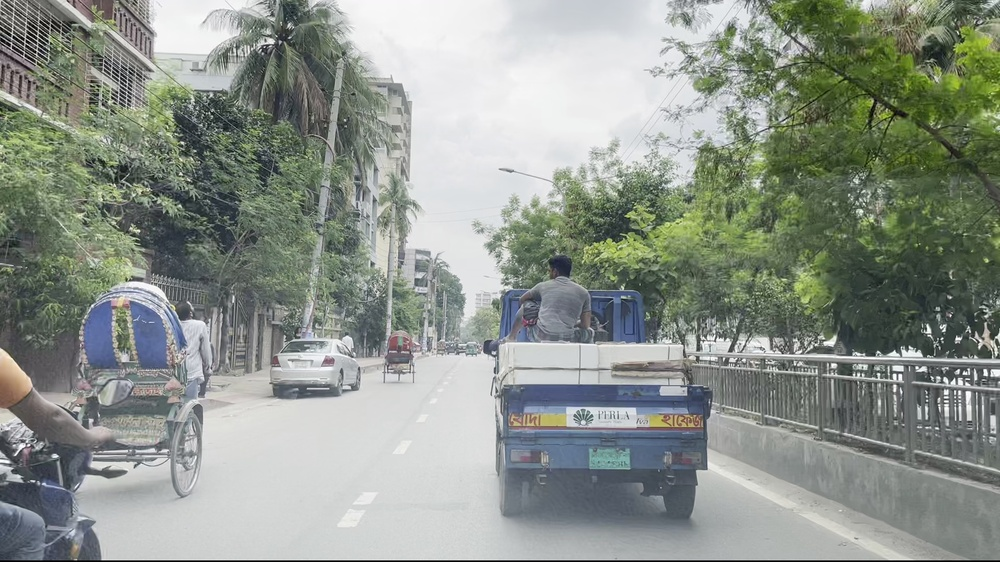
#> input picture Project1/box draw/train4.jpg, 1000 x 562 px, shrunk from 1920 x 1080 before the run
$ python crop.py
#> lines starting #> are read from the running program, lines starting #| are printed output that depends on the picture
import cv2
import os

# ----------------------------
# Files
# ----------------------------
image_path = "train4.jpg"
label_path = "train4.txt"
classes_path = "classes.txt"

output_folder = "output"

# ----------------------------
# Read classes
# ----------------------------
with open(classes_path, "r") as f:
#> (reads Project1/box draw/classes.txt from the repository)
    classes = [line.strip() for line in f.readlines()]

# ----------------------------
# Load image
# ----------------------------
image = cv2.imread(image_path)
#> image is the input picture: shape (562, 1000, 3); mean B, G, R 139.8, 148.1, 141.3

height, width = image.shape[:2]
#> height = 562; width = 1000

# ----------------------------
# Read labels
# ----------------------------
with open(label_path, "r") as f:
#> (reads Project1/box draw/train4.txt from the repository)
    labels = f.readlines()

# Counter for filenames
counter = {}

# ----------------------------
# Crop each object
# ----------------------------
for label in labels:

    class_id, x_center, y_center, box_w, box_h = map(float, label.split())

    class_id = int(class_id)
    class_name = classes[class_id]

    # Create class folder
    class_folder = os.path.join(output_folder, class_name)
    os.makedirs(class_folder, exist_ok=True)

    # Convert normalized YOLO coordinates to pixels
    x_center *= width
    y_center *= height
    box_w *= width
    box_h *= height

    x1 = int(x_center - box_w / 2)
    y1 = int(y_center - box_h / 2)
    x2 = int(x_center + box_w / 2)
    y2 = int(y_center + box_h / 2)

    # Prevent going outside image
    x1 = max(0, x1)
    y1 = max(0, y1)
    x2 = min(width, x2)
    y2 = min(height, y2)

    # Crop image
    crop = image[y1:y2, x1:x2]

    # Skip empty crops
    if crop.size == 0:
        continue

    # Filename counter
    counter[class_name] = counter.get(class_name, 0) + 1

    filename = f"{class_name.replace(' ', '_')}_{counter[class_name]}.jpg"

    save_path = os.path.join(class_folder, filename)

    cv2.imwrite(save_path, crop)

    print(f"Saved: {save_path}")
#> this loop made 6 passes
#> pass 2, `crop = image[y1:y2, x1:x2]`:
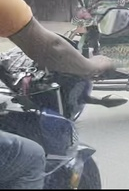
#> crop: shape (191, 129, 3); mean B, G, R 129.4, 125.6, 124.1
#> pass 3, `crop = image[y1:y2, x1:x2]`:
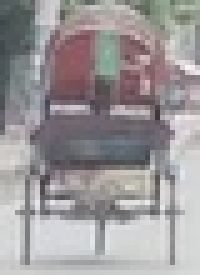
#> crop: shape (55, 40, 3) (shown 5 times larger); mean B, G, R 153.6, 152.1, 156.1
#> after the loop, counter = {'rickshaw': 3, 'motorcycle': 1, 'private car': 1, 'pickup truck': 1}

print("\nDone!")
